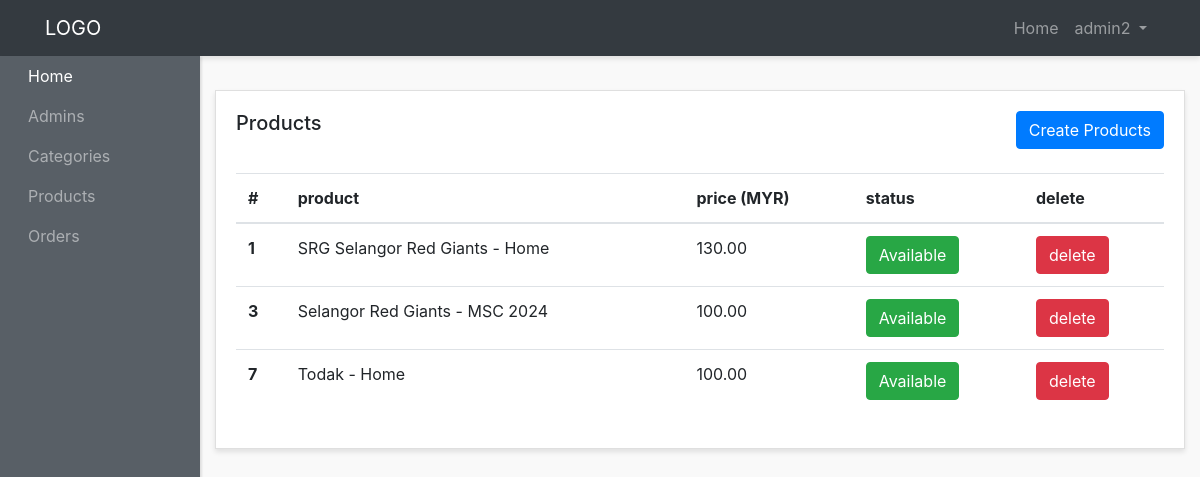
The app's page /admin-panel/products-admins/show-products.php (signed in) with its own data.
### tables this page shows
CREATE TABLE `products` (
  `id` int NOT NULL,
  `name` varchar(200) NOT NULL,
  `image` varchar(200) NOT NULL,
  `price` decimal(17,2) DEFAULT NULL,
  `file` varchar(200) NOT NULL,
  `description` varchar(200) NOT NULL,
  `status` int NOT NULL DEFAULT '1',
  `category_id` int NOT NULL,
  `create_at` timestamp NOT NULL DEFAULT CURRENT_TIMESTAMP
);

### admin-panel/products-admins/show-products.php (the view, shortened to what this page needs)
<?php require "../layouts/header.php"; ?>
<?php require "../../config/config.php"; ?>
<?php
$select = $pdo->query("SELECT * FROM products");
$select->execute();
$products = $select->fetchAll(PDO::FETCH_OBJ);
?>
      <div class="row">
        <div class="col">
          <div class="card">
            <div class="card-body">
              <h5 class="card-title mb-4 d-inline">Products</h5>
              <a  href="<?php echo ADMINURL; ?>/products-admins/create-products.php" class="btn btn-primary mb-4 text-center float-right">Create Products</a>
              <table class="table">
                <thead>
                  <tr>
                    <th scope="col">#</th>
                    <th scope="col">product</th>
                    <th scope="col">price (MYR)</th>
                    <th scope="col">status</th>
                    <th scope="col">delete</th>
                  </tr>
                </thead>
                <tbody>
                <?php foreach($products as $product) : ?>
                  <tr>
                    <th scope="row"><?php echo $product->id; ?></th>
                    <td><?php echo $product->name; ?></td>
                    <td><?php echo $product->price; ?></td>
                    <td>
                      <?php if($product->status > 0) : ?>
                        <a href="<?php echo ADMINURL; ?>/products-admins/status.php?id=<?php echo $product->id; ?>&status=<?php echo $product->status; ?>" class="btn btn-success text-center">Available</a>
                      <?php else : ?>
                        <a href="<?php echo ADMINURL; ?>/products-admins/status.php?id=<?php echo $product->id; ?>&status=<?php echo $product->status; ?>" class="btn btn-danger text-center">Unvailable</a>
                      <?php endif; ?>
                    </td>
                    <td>
                      <a href="<?php echo ADMINURL; ?>/products-admins/delete-products.php?id=<?php echo $product->id; ?>" class="btn btn-danger  text-center ">delete</a></td>
                    </tr>
                <?php endforeach; ?>
                </tbody>
              </table>
            </div>
          </div>
        </div>
      </div>
<?php require "../layouts/footer.php"; ?>

### admin-panel/styles/style.css (style rules this page uses)
body { background:#f9f9f9; }
.card { margin-bottom: 15px; border-radius:0; box-shadow: 0 3px 5px rgba(0,0,0,.1); }

### records on screen
products: id "1", name "SRG Selangor Red Giants - Home", price "130.00"
products: id "3", name "Selangor Red Giants - MSC 2024", price "100.00"
products: id "7", name "Todak - Home", price "100.00"

### other values on screen
$_SESSION['adminname'] "admin2"
